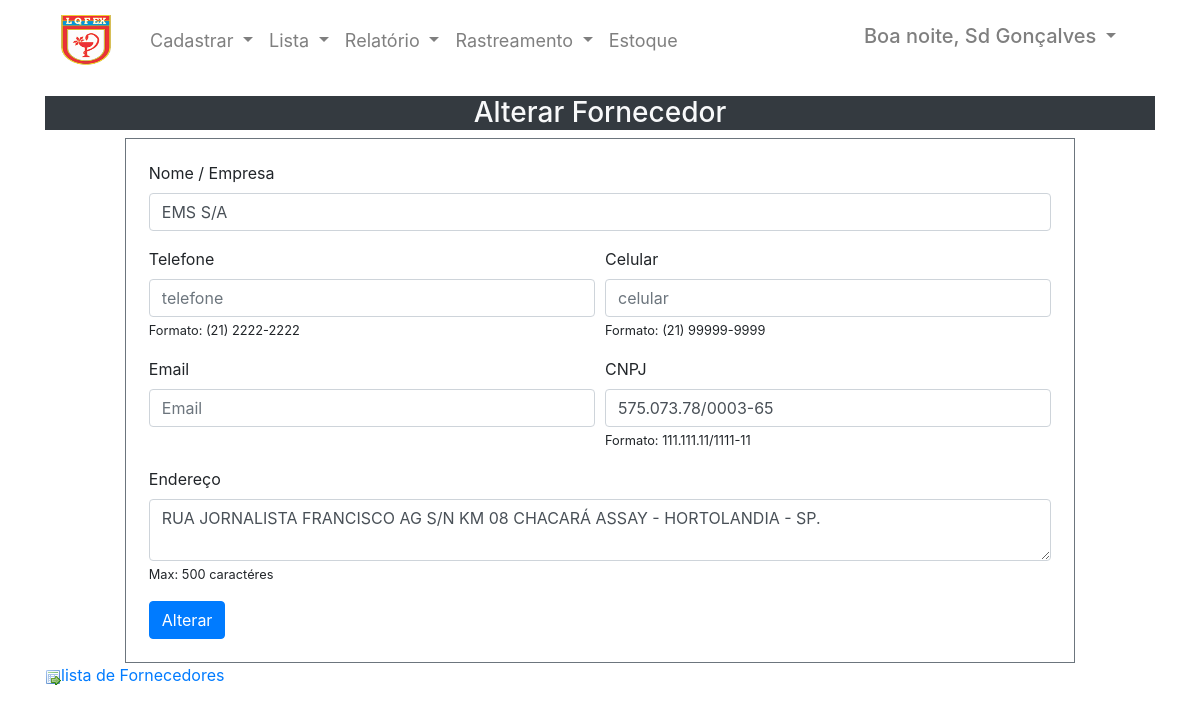
Page /php/alt_fornecedor.php?f=2 (signed in) on the committed database.
### tables this page shows
CREATE TABLE IF NOT EXISTS `cw_fornecedor` (
  `id_fornecedor` int(11) NOT NULL AUTO_INCREMENT,
  `nome_fornecedor` varchar(100) NOT NULL,
  `endereco_fornecedor` varchar(500) NOT NULL,
  `telefone_fornecedor` varchar(20) DEFAULT '-',
  `celular_fornecedor` varchar(20) DEFAULT '-',
  `email_fornecedor` varchar(50) DEFAULT '-',
  `cnpj_fornecedor` varchar(20) NOT NULL,
  PRIMARY KEY (`id_fornecedor`)
);

### conexao/database.php (called while the page is built, shortened)
<?php
function DBRead($table, $params = null, $fields = '*') {
    $table = DB_PREFIX . '_' . $table;
    $params = ($params) ? " {$params}" : null;
    $query = "SELECT {$fields} FROM {$table}{$params}";
    $result = DBExecute($query);
    if (!mysqli_num_rows($result)) {
        return false;
    } else {
        while ($res = mysqli_fetch_assoc($result)) {
            $data[] = $res;
        }
        return $data;
    }
}
function DBExecute($query, $insertId = false) {
    $link = DBConnect();
    $result = @mysqli_query($link, $query) or die(mysqli_error());
    return $result;
}

### php/alt_fornecedor.php (the view, shortened to what this page needs)
<?php
try {
    require_once 'head.php';
    require_once '..\conexao\database.php';
    if (!($_GET['f'])) {
        echo "<script language='JavaScript'>location.href='list_fornecedor.php'</script>";
    } else {
        $a = $_GET['f'];
        $alt_fornecedor = DBRead('fornecedor', " WHERE id_fornecedor = '{$a}'");
    }
    require_once 'header.php';
    if ($alt_fornecedor != FALSE) {
        foreach ($alt_fornecedor as $altf) {
            ?>
            <div class="row">
                <div class="col-12">
                    <h3 class="h3 text-center bg-dark text-light">Alterar Fornecedor</h3>
                </div>
            </div>
            <div class="row">
                <div class="col-1"></div>
                <form style="padding: 2%;" class="col-10 border border-secondary" action="<?php echo $_SERVER['PHP_SELF'] ?>" method="post" autocomplete="on">
                    <div class="form-row">
                        <div class="form-group col-md-12">
                            <label for="nome">Nome / Empresa</label>
                            <input class="form-control" type="text" id="nome" name="nome_fornecedor" maxlength="100" required autofocus value="<?php echo $altf["nome_fornecedor"]; ?>" placeholder="Nome / Empresa">
                        </div>
                    </div>
                    <div class="form-row">
                        <div class="form-group col-md-6">
                            <label for="Telefone">Telefone</label>
                            <input class="form-control" type="tel" id="Telefone" name="telefone_fornecedor" maxlength="12" value="<?php echo $altf["telefone_fornecedor"]; ?>" placeholder="telefone" >
                            <small>Formato: (21) 2222-2222</small>
                        </div>
                        <div class="form-group col-md-6">
                            <label for="Celular">Celular</label>
                            <input class="form-control" type="tel" id="Celular" name="celular_fornecedor" maxlength="12" value="<?php echo $altf["celular_fornecedor"]; ?>" placeholder="celular" >
                            <small>Formato: (21) 99999-9999</small>
                        </div>
                    </div>
                    <div class="form-row">
                        <div class="form-group col-md-6">
                            <label for="Email">Email</label>
                            <input class="form-control" type="email" id="Email" maxlength="50" value="<?php echo $altf["email_fornecedor"]; ?>" placeholder="Email" name="email_fornecedor">
                        </div>
                        <div class="form-group col-md-6">
                            <label for="CNPJ">CNPJ</label>
                            <input class="form-control" type="text" id="CNPJ" maxlength="20" value="<?php echo $altf["cnpj_fornecedor"]; ?>" placeholder="CNPJ" name="cnpj_fornecedor" required pattern="[0-9]{3}.[0-9]{3}.[0-9]{2}/[0-9]{4}-[0-9]{2}">
                            <small>Formato: 111.111.11/1111-11</small>
                        </div>
                    </div>
                    <div class="form-row">
                        <div class="form-group col-12" >
                            <label for="ende">Endereço</label>
                            <textarea class="form-control" id="ende" name="endereco_fornecedor" placeholder="Endereço" maxlength="500" required><?php echo $altf["endereco_fornecedor"]; ?></textarea>
                            <small>Max: 500 caractéres</small>
                        </div>
                    </div>
                    <button type="submit" name="btaltfornecedor" onclick="return confirm('Os dados estão corretos?')" class="btn btn-primary">Alterar</button>
                </form>
                <div class="col-1"></div>
            </div>
            <div class="row">
                <div class="col-12"><a href="list_fornecedor.php"><img src="../_assets/_img/table_go.png" />lista de Fornecedores</a></div>
            </div>
            <?php
        }
    } ?>
    </div>
    <?php
    include 'rodape.php';
} catch (Exception $e) {
    echo $e->getMessage();
}

### rows in the picture
cw_fornecedor: nome_fornecedor "EMS S/A", cnpj_fornecedor "575.073.78/0003-65", endereco_fornecedor "RUA JORNALISTA FRANCISCO AG S/N KM 08 CHACARÁ ASSAY - HORTOLANDIA - SP."

### other values in the picture
$no "Sd Gonçalves"
